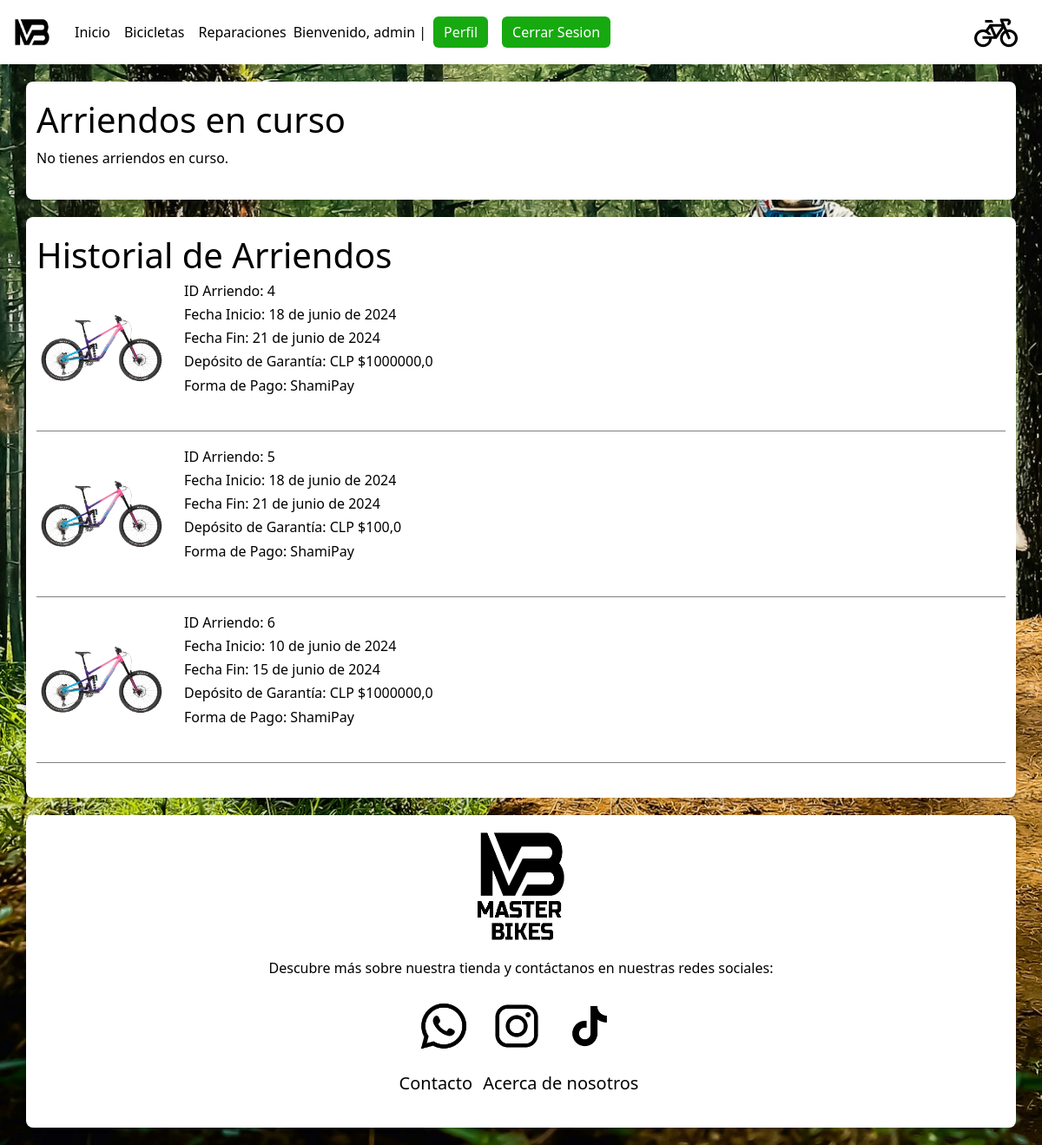
The app's page /historial_arriendos/ (signed in) with its own data.
### tienda/models.py (models this page shows, shortened)
class Arriendo(models.Model):
    usuario = models.ForeignKey(User, on_delete=models.CASCADE)
    bicicleta = models.ForeignKey(Bicicleta, on_delete=models.CASCADE)
    fecha_inicio = models.DateField()
    fecha_fin = models.DateField()
    deposito_garantia = models.FloatField()
    forma_pago = models.ForeignKey(FormaPago, on_delete=models.CASCADE)

class Bicicleta(models.Model):
    nombre = models.CharField(max_length=100)
    descripcion = models.TextField()
    precio = models.FloatField()
    precio_dolar = models.FloatField(default=0.0)
    precio_arriendo = models.FloatField(default=0.0)
    src_imagen = models.CharField(default="./Images/Productos/", max_length=300)

class FormaPago(models.Model):
    nombre = models.CharField(max_length=50)

### tienda/views.py (the view)
# urls.py: path('historial_arriendos/', views.historial_arriendos, name='historial_arriendos'),
@login_required
def historial_arriendos(request):
    arriendos_en_curso = Arriendo.objects.filter(usuario=request.user, fecha_fin__gte=date.today()).order_by('-fecha_inicio')
    arriendos_pasados = Arriendo.objects.filter(usuario=request.user, fecha_fin__lt=date.today()).order_by('-fecha_inicio')
    context = {
        'arriendos_en_curso': arriendos_en_curso,
        'arriendos_pasados': arriendos_pasados
    }
    return render(request, 'tienda/historial_arriendos.html', context)

### tienda/templates/tienda/historial_arriendos.html (shortened to what this page needs)
<!DOCTYPE html>
<html lang="es">
<head>
    {% load static %}
    <link rel="stylesheet" href="{% static './css/stylecarrito.css' %}" />
    <link href="https://cdn.jsdelivr.net/npm/bootstrap@5.3.3/dist/css/bootstrap.min.css" rel="stylesheet">
</head>
<body>
    <header>
        <nav class="navbar navbar-expand-lg .bg-black justify-content-center">
            <div class="container-fluid">
                <a class="navbar-brand" href="{% url 'index' %}"><img src="{% static './Images/Iconos/LogoMB.png' %}" alt="LogoPagina" class="logoPagina"></a>
                <div class="collapse navbar-collapse" id="navbarNavAltMarkup">
                    <div class="navbar-nav">
                        <a class="nav-link active" aria-current="page" href="{% url 'index' %}">Inicio</a>
                        <a class="nav-link" href="{% url 'bicicletas' %}">Bicicletas</a>
                        <a class="nav-link" href="{% url 'reparaciones' %}">Reparaciones</a>
                        <div class="sesion">
                            {% if user.is_authenticated %}
                            <span class="navbar-text">
                                Bienvenido, {{ user.username }} |
                            </span>
                            <a class="nav-link" href="{% url 'profile' %}"><button class="btn btn-primary">Perfil</button></a>
                            <a class="nav-link" href="{% url 'logout' %}"><button class="btn btn-primary">Cerrar Sesion</button></a>
                        {% else %}
                            <a class="nav-link" href="{% url 'login' %}"><button class="btn btn-primary"> Iniciar Sesion </button></a>
                            <a class="nav-link" href="{% url 'registro' %}"><button class="btn btn-primary">Registrarse</button></a>
                        {% endif %}
                        </div>
                        <a class="nav-link carro" href="{% url 'historial_arriendos' %}"><img src="{% static './Images/Iconos/Bicycle.png' %}" alt="Carrito">
                        </a>
                    </div>
                </div>
            </div>
        </nav>
    </header>
    <div class="container">
        <h1>Arriendos en curso</h1>
        <div id="lista-productos">
            {% if arriendos_en_curso %}
                {%for arriendo in arriendos_en_curso%}
                <div class="product" id="item-{{ arriendo.id }}">
                    <img src="{% static arriendo.bicicleta.src_imagen %}" alt="{{ arriendo.bicicleta.nombre }}">
                    <div class="product-details">
                        <h6>ID Arriendo: {{ arriendo.id }} </h6>
                        <h6>Fecha Inicio: {{ arriendo.fecha_inicio }}</h6>
                        <h6>Fecha Fin: {{ arriendo.fecha_fin }}</h6>
                        <h6>Depósito de Garantía: CLP ${{ arriendo.deposito_garantia }}</h6>
                        <h6>Forma de Pago: {{ arriendo.forma_pago.nombre }}</h6>
                    </div>
                </div>
                {% endfor %}
            {% else %}
                <p>No tienes arriendos en curso.</p>
            {% endif %}
        </div>
    </div>
    <div class="container">
        <h1>Historial de Arriendos</h1>
        <div id="lista-productos">
            {% if arriendos_pasados %}
                {% for arriendo in arriendos_pasados %}
                <div class="product" id="item-{{ arriendo.id }}">
                    <img src="{% static arriendo.bicicleta.src_imagen %}" alt="{{ arriendo.bicicleta.nombre }}">
                    <div class="product-details">
                        <h6>ID Arriendo: {{ arriendo.id }} </h6>
                        <h6>Fecha Inicio: {{ arriendo.fecha_inicio }}</h6>
                        <h6>Fecha Fin: {{ arriendo.fecha_fin }}</h6>
                        <h6>Depósito de Garantía: CLP ${{ arriendo.deposito_garantia }}</h6>
                        <h6>Forma de Pago: {{ arriendo.forma_pago.nombre }}</h6>
                    </div>
                </div>
                {% endfor %}
            {% else %}
                <p>No tienes arriendos pasados.</p>
            {% endif %}
        </div>
    </div>
    <footer>
        <div class="container text-center">
            <img src="{% static './Images/Iconos/Logo.png' %}" alt="MasterBikes" class="logo">
            <p class="footer-description">Descubre más sobre nuestra tienda y contáctanos en nuestras redes sociales:</p>
            <ul class="iconos-redes">
                <li><a href="#"><img src="{% static './Images/Iconos/LogoWhatsapp.png' %}" alt="Logo Whatsapp"></a></li>
                <li><a href="#"><img src="{% static './Images/Iconos/LogoInsta.png' %}" alt="Logo Instagram"></a></li>
                <li><a href="#"><img src="{% static './Images/Iconos/LogoTikTok.png' %}" alt="Logo Tiktok"></a></li>
            </ul>
            <ul class="list-inline">
                <li class="list-inline-item"><a href="{% url 'contacto' %}">Contacto</a></li>
                <li class="list-inline-item"><a href="{% url 'sobrenosotros' %}">Acerca de nosotros</a></li>
            </ul>
        </div>
    </footer>
</body>
</html>

### tienda/static/css/stylecarrito.css (style rules this page uses)
header, .navbar { background-color: #ffffff !important; margin: 0; padding: 0; }
h1 { color: black !important; }
p { color: black !important; }
.product-details { color: black !important; }
body { font-family: Arial, sans-serif; margin: 0; padding: 0; background-color: #1f1f1f !important; background-image: url('fondo.jpg'); background-repeat: repeat; background-size: cover; background-position: center center; }
.container { max-width: 100%; margin: 20px auto; background-color: #ffffff !important; padding: 20px; border-radius: 8px; box-shadow: 0 2px 4px rgba(0, 0, 0, 0.1); color: #ffffff; }
.product { display: flex; flex-wrap: wrap; margin-bottom: 20px; padding-bottom: 20px; border-bottom: 1px solid #808080; }
.product img { width: 150px; height: 150px; object-fit: contain; margin-right: 20px; }
.product-details { flex: 1; }
.btn { padding: 10px 20px; background-color: #007bff; color: #ffffff; border: none; border-radius: 4px; cursor: pointer; }
.navbar-nav .nav-link { color: #000000 !important; background-color: #ffffff; }
.list-inline-item { font-size: 20px; color: #000000; margin-right: 5px; }
footer a { color: #000000; text-decoration: none; }
.iconos-redes { list-style-type: none; padding: 0; }
.iconos-redes img { list-style-type: none; padding: 0; width: 70px; height: auto; }
.iconos-redes li { display: inline-block; margin-right: 10px; }
.iconos-redes a { color: #ffffff; font-size: 25px; }
.logo { max-width: 100px; margin-bottom: 20px; }
.footer-description { margin-bottom: 20px; }
.nav-link { align-self: center !important; }
.carro { position: absolute; right: 20px; }
.logoPagina { width: 50px !important; height: auto !important; }
.navbar-text { color: black !important; padding-top: 0.9rem !important; }
.sesion { display: flex; flex-direction: row; padding-left: 20vw; }
@media (max-width: 1240px) { .sesion { padding-left: 0; } }
.btn-primary { background-color: #17a910 !important; border: none !important; }

### records on screen
Arriendo: bicicleta.src_imagen (picture), id "4", fecha_inicio "18 de junio de 2024", fecha_fin "21 de junio de 2024", deposito_garantia "1000000,0", forma_pago.nombre "ShamiPay"
Arriendo: bicicleta.src_imagen (picture), id "5", fecha_inicio "18 de junio de 2024", fecha_fin "21 de junio de 2024", deposito_garantia "100,0", forma_pago.nombre "ShamiPay"
Arriendo: bicicleta.src_imagen (picture), id "6", fecha_inicio "10 de junio de 2024", fecha_fin "15 de junio de 2024", deposito_garantia "1000000,0", forma_pago.nombre "ShamiPay"

### other values on screen
{{ user.username }} "admin"
